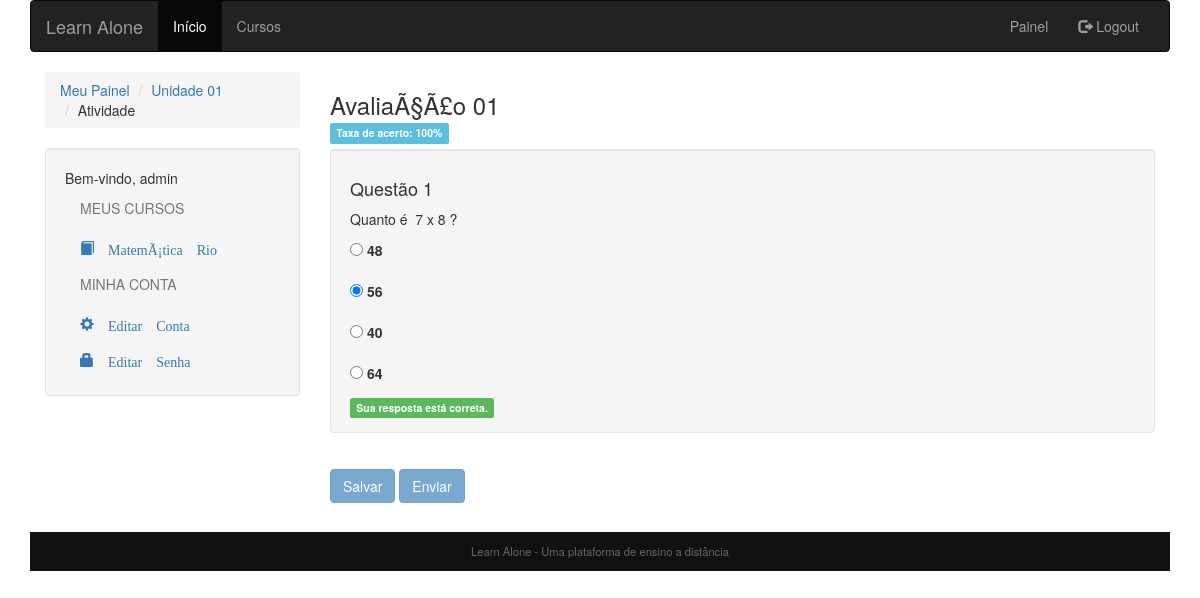
The page /cursos/atividade.php?unidade_id=8&curso=Unidade 01&avaliacao=17 (signed in) on the database its author committed.
### tables this page shows
CREATE TABLE `curso` (
  `id` int(11) NOT NULL,
  `nome` varchar(50) DEFAULT NULL,
  `categoria_id` int(11) DEFAULT NULL,
  `descricao` text,
  `sobre` text,
  `image` longblob,
  `instrutor_id` int(11) NOT NULL
);

CREATE TABLE `atividade` (
  `id` int(11) NOT NULL,
  `nome` varchar(45) DEFAULT NULL,
  `unidade_id` int(11) NOT NULL
);

CREATE TABLE `pergunta` (
  `id` int(11) NOT NULL,
  `pergunta` text,
  `atividade_id` int(11) NOT NULL
);

CREATE TABLE `alternativa` (
  `id` int(11) NOT NULL,
  `sentenca` varchar(250) DEFAULT NULL,
  `pergunta_id` int(11) NOT NULL
);

### cursos/atividade.php (the view, shortened to what this page needs)
<?php
include_once("../core/templates/cabecalho.php");
include_once ("utils.php");
$avaliacao = $_GET['avaliacao'];
$usuario_id = $_SESSION['id'];
try{
   $resultados = retorna_atividades($avaliacao);
   $avaliacao_nome = $resultados[0]['nome'];
   $atividade_realizada_bool = sizeof(atividade_foi_realizada($usuario_id, $avaliacao));
}
catch(Exception $excep){
   echo "Erro!: " . $excep->getMessage() . "\n";
   die();
}
?>
<div class="col-sm-3">
    <ul class="breadcrumb">
        <li><a href="../conta/painel.php">Meu Painel</a></li>
        <li><a href="javascript:window.history.go(-1)"><?php echo $_GET['curso'];?></a></li>
        <li>Atividade</li>
    </ul>
    <div class="well">
        <ul class="nav nav-pills">
            <li>Bem-vindo, <?php echo $_SESSION['usuario'];?></li>
        </ul>
        <ul class="nav nav-pills nav-stacked">
            <li class="nav-header disabled"><a href="#">MEUS CURSOS</a></li>
            <?php gera_menu_cursos($_SESSION['id']); ?>
        </ul>
        <ul class="nav nav-pills nav-stacked">
          <li class="nav-header disabled"><a href="#">MINHA CONTA</a></li>
          <li><a href="../conta/editar_conta.php"><span class="glyphicon glyphicon-cog"> Editar Conta</span></a></li>
          <li><a href="../conta/editar_senha.php"><span class="glyphicon glyphicon-lock"> Editar Senha</span></a></li>
        </ul>
    </div>
</div>
<div class="col-sm-9">
    <h3><?php echo utf8_decode($avaliacao_nome);?></h3>
    <?php
    if($atividade_realizada_bool > 0){
       $acertos = acima_70_por_cento_unidade($usuario_id, $_GET['unidade_id']) * 100;
       echo "<h5><span class=\"label label-info\">Taxa de acerto: ".$acertos."%</span></h5>";
    }
    ?>
    <form class="form-horizontal" role="form" method="post" action="salvar_avaliacao.php">
<?php
    $contador = 1;
    $questoes = retorna_questao_atividade($avaliacao);
    foreach ($questoes as $questao) {
?>
    <div class="well">
<?php
        echo "<h4>Questão ".$contador."</h4>";
        echo "<p>".html_entity_decode($questao['pergunta'])."</p>";
        try {
            $alternativas = retorna_alternativas($questao['id']);
            $resposta_usuario = retorna_resposta_usuario($questao['id'], $usuario_id);
            $num_respostas = sizeof($resposta_usuario);
?>
<?php
            foreach ($alternativas as $alternativa){
                if(($num_respostas > 0) && ($alternativa['id'] == $resposta_usuario[0]['alternativa_id'])){
?>
                    <div class="form-group">
                        <label class="col-sm-10"><input type="radio" name="<?php echo $questao['id'];?>" value="<?php echo $alternativa['id']; ?>" required checked="checked"> <?php echo utf8_decode($alternativa['sentenca']);?></label>
                    </div>
<?php
                }
                else{
?>
                    <div class="form-group">
                        <label class="col-sm-10"><input type="radio" name="<?php echo $questao['id'];?>" value="<?php echo $alternativa['id']; ?>" required> <?php echo utf8_decode($alternativa['sentenca']);?></label>
                    </div>
<?php
                }
            }
            if($atividade_realizada_bool > 0){
                confere_resposta($questao['id'], $usuario_id);
            }
        }
        catch (Exception $ex) {
            print_r($ex->getMessage());
        }
        $contador++;
?>
    </div>
<?php
    }
?>
        <div class="form-group">
            <div class="col-sm-10 col-sm-offset-2">
            </div>
        </div>
        <div class="form-group">
<?php
        if($atividade_realizada_bool > 0){
?>
            <div class="col-sm-10">
                <input id="submit" name="submit" type="submit" value="Salvar" class="btn btn-primary" disabled>
                <input id="submit" name="submit" type="submit" value="Enviar" class="btn btn-primary" disabled>
            </div>
<?php
        }
?>
        </div>
    </form>
</div>
<?php
    include_once("../core/templates/rodape.php");
?>

### cursos/utils.php (shortened to what this page needs)
<?php
function lista_cursos_usuario($usuario_id){
    try{
        $conexao = conn_mysql();
    }
    catch(PDOException $excep){
        echo "Erro!: " . $excep->getMessage() . "\n";
        die();
    }
    $SQLSelect = 'SELECT curso.nome, curso.descricao, curso.id as curso_id, curso.nome as curso_nome, instrutor.nome as instrutor '
               . 'FROM curso inner join inscrito on inscrito.curso_id = curso.id inner join usuario on '
               . 'usuario.id = inscrito.usuario_id inner join instrutor on instrutor.id = curso.instrutor_id '
               . 'where usuario.id = ?';
    $operacao = $conexao->prepare($SQLSelect);
    $operacao->execute(array($usuario_id));
    $resultados = $operacao->fetchAll(PDO::FETCH_ASSOC);
    return $resultados;
}
function gera_menu_cursos($usuario_id){
    $cursos = lista_cursos_usuario($usuario_id);
    if($cursos){
        foreach($cursos as $curso){
            echo "<li><a data-toggle=\"collapse\" href=\"#".str_replace(" ","",$curso['nome'])."\"><span class=\"glyphicon glyphicon-book\"> ".utf8_decode($curso['nome'])."</span></a></li>";
        }
    }
}
function retorna_questao_atividade($atividade_id){
    $SQLSelect = 'SELECT * FROM pergunta WHERE atividade_id = ?';
    try{
        $conexao = conn_mysql();
        $operacao = $conexao->prepare($SQLSelect);
        $operacao->execute(array($atividade_id));
        $resultados = $operacao->fetchAll(PDO::FETCH_ASSOC);
        return $resultados;
    }
    catch(PDOException $excep){
        echo "Erro!: " . $excep->getMessage() . "\n";
        $conexao=null;
        die();
    }
}
function retorna_alternativas($pergunta_id){
    $SQLSelect = 'SELECT * FROM alternativa WHERE pergunta_id = ?';
    try{
        $conexao = conn_mysql();
        $operacao = $conexao->prepare($SQLSelect);
        $operacao->execute(array($pergunta_id));
        $resultados = $operacao->fetchAll(PDO::FETCH_ASSOC);
        return $resultados;
    }
    catch(PDOException $excep){
        echo "Erro!: " . $excep->getMessage() . "\n";
        $conexao=null;
        die();
    }
}
function retorna_resposta_usuario($pergunta_id, $usuario_id){
    $SQLSelect = 'SELECT * FROM usuario_alternativa WHERE pergunta_id = ? AND usuario_id = ?';
    try{
        $conexao = conn_mysql();
        $operacao = $conexao->prepare($SQLSelect);
        $operacao->execute(array($pergunta_id, $usuario_id));
        $resultados = $operacao->fetchAll(PDO::FETCH_ASSOC);
        return $resultados;
    }
    catch(PDOException $excep){
        echo "Erro!: " . $excep->getMessage() . "\n";
        $conexao=null;
        die();
    }
}
function atividade_foi_realizada($usuario_id, $avaliacao){
    $SQLSelect = 'SELECT * FROM usuario_atividade WHERE usuario_id = ? AND atividade_id = ?';
    try{
        $conexao = conn_mysql();
        $operacao = $conexao->prepare($SQLSelect);
        $operacao->execute(array($usuario_id, $avaliacao));
        $resultados = $operacao->fetchAll(PDO::FETCH_ASSOC);
        return $resultados;
    }
    catch(PDOException $excep){
        echo "Erro!: " . $excep->getMessage() . "\n";
        $conexao=null;
        die();
    }
}
function retorna_atividades($id){
    $SQLSelect = 'SELECT * FROM atividade WHERE id = ?';
    try{
        $conexao = conn_mysql();
        $operacao = $conexao->prepare($SQLSelect);
        $operacao->execute(array($id));
        $resultados = $operacao->fetchAll(PDO::FETCH_ASSOC);
        return $resultados;
    }
    catch(PDOException $excep){
        echo "Erro!: " . $excep->getMessage() . "\n";
        $conexao=null;
        die();
    }
}
function confere_resposta($pergunta, $usuario){
    $SQLSelect = 'SELECT sentenca, alternativa.id FROM pergunta '
               . 'INNER JOIN alternativa ON pergunta.id = alternativa.pergunta_id '
               . 'INNER JOIN correta ON correta.pergunta_id = pergunta.id '
               . 'AND correta.alternativa_id = alternativa.id AND pergunta.id = ?';
    try{
        $conexao = conn_mysql();
        $operacao = $conexao->prepare($SQLSelect);
        $operacao->execute(array($pergunta));
        $resultados = $operacao->fetchAll(PDO::FETCH_ASSOC);
        $solucao = $resultados;
        $SQLSelect =  'SELECT alternativa_id FROM usuario_alternativa WHERE  usuario_id = ? AND pergunta_id = ?';
        $operacao = $conexao->prepare($SQLSelect);
        $operacao->execute(array($usuario, $pergunta));
        $resultados = $operacao->fetchAll(PDO::FETCH_ASSOC);
        $resposta_usuario = $resultados;
        if($solucao[0]['id'] == $resposta_usuario[0]['alternativa_id']){
            echo "<span class=\"label label-success\">Sua resposta está correta.</span>";
        }
        else{
            echo "<h5><span class=\"label label-danger\">Sua resposta está errada.</span></h5>";
            echo "<h5><span class=\"label label-danger\">A resposta correta é: ". $solucao[0]['sentenca']."</span></h5>";
        }
    }
    catch(PDOException $excep){
        echo "Erro!: " . $excep->getMessage() . "\n";
        $conexao=null;
        die();
    }
}
function acima_70_por_cento_unidade($id_usuario, $id_unidade){
    try{
        $conexao = conn_mysql();
        $operacao = $conexao->prepare("CALL conta_acerto(:id_usuario,:id_unidade,@saida)");
        $operacao->bindParam(':id_usuario', $id_usuario, PDO::PARAM_INT);
        $operacao->bindParam(':id_unidade', $id_unidade, PDO::PARAM_INT);
        $operacao->execute();
        $row = $conexao->query("SELECT @saida AS saida")->fetch(PDO::FETCH_ASSOC);
        if ($row) {
            return $row['saida'];
        }
    }
    catch(PDOException $excep){
        echo "Erro!: " . $excep->getMessage() . "\n";
        $conexao=null;
        die();
    }
}
?>

### core/css/styles.css (style rules this page uses)
* { -webkit-box-sizing: border-box; -moz-box-sizing: border-box; box-sizing: border-box; }

### rows shown on the page
curso: nome "MatemÃ¡tica Rio"
atividade: nome "AvaliaÃ§Ã£o 01"
pergunta: pergunta "Quanto é 7 x 8 ?"
alternativa: sentenca "48"
alternativa: sentenca "56"
alternativa: sentenca "40"
alternativa: sentenca "64"

### other values the page prints
$_GET['curso'] "Unidade 01"
$_SESSION['usuario'] "admin"
$acertos "100"
